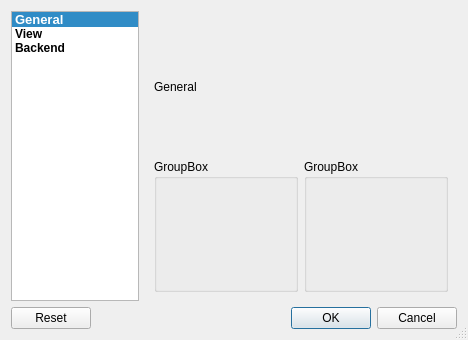
<?xml version="1.0" encoding="UTF-8"?>
<ui version="4.0">
 <class>ConfigDialog</class>
 <widget class="QDialog" name="ConfigDialog">
  <property name="geometry">
   <rect>
    <x>0</x>
    <y>0</y>
    <width>468</width>
    <height>340</height>
   </rect>
  </property>
  <property name="windowTitle">
   <string>Configuration</string>
  </property>
  <property name="sizeGripEnabled">
   <bool>true</bool>
  </property>
  <property name="modal">
   <bool>true</bool>
  </property>
  <layout class="QGridLayout" name="gridLayout">
   <item row="0" column="0">
    <widget class="QListWidget" name="listWidget">
     <property name="maximumSize">
      <size>
       <width>128</width>
       <height>16777215</height>
      </size>
     </property>
     <property name="horizontalScrollBarPolicy">
      <enum>Qt::ScrollBarAlwaysOff</enum>
     </property>
     <property name="iconSize">
      <size>
       <width>32</width>
       <height>32</height>
      </size>
     </property>
     <property name="currentRow">
      <number>0</number>
     </property>
     <item>
      <property name="text">
       <string>General</string>
      </property>
      <property name="font">
       <font>
        <pointsize>10</pointsize>
        <weight>75</weight>
        <bold>true</bold>
       </font>
      </property>
     </item>
     <item>
      <property name="text">
       <string>View</string>
      </property>
      <property name="font">
       <font>
        <weight>75</weight>
        <bold>true</bold>
       </font>
      </property>
     </item>
     <item>
      <property name="text">
       <string>Backend</string>
      </property>
      <property name="font">
       <font>
        <weight>75</weight>
        <bold>true</bold>
       </font>
      </property>
     </item>
    </widget>
   </item>
   <item row="0" column="1">
    <widget class="QStackedWidget" name="stackedWidget">
     <property name="currentIndex">
      <number>0</number>
     </property>
     <widget class="QWidget" name="page">
      <layout class="QGridLayout" name="gridLayout_2">
       <item row="0" column="0">
        <widget class="QLabel" name="label">
         <property name="text">
          <string>General</string>
         </property>
        </widget>
       </item>
       <item row="1" column="0">
        <widget class="QGroupBox" name="groupBox">
         <property name="title">
          <string>GroupBox</string>
         </property>
        </widget>
       </item>
       <item row="1" column="1">
        <widget class="QGroupBox" name="groupBox_2">
         <property name="title">
          <string>GroupBox</string>
         </property>
        </widget>
       </item>
      </layout>
     </widget>
     <widget class="QWidget" name="page_2">
      <layout class="QGridLayout" name="gridLayout_3">
       <item row="0" column="0">
        <widget class="QLabel" name="label_2">
         <property name="text">
          <string>View</string>
         </property>
        </widget>
       </item>
      </layout>
     </widget>
     <widget class="QWidget" name="page_3">
      <layout class="QGridLayout" name="gridLayout_4">
       <item row="0" column="0">
        <widget class="QLabel" name="label_3">
         <property name="text">
          <string>Backend</string>
         </property>
        </widget>
       </item>
      </layout>
     </widget>
    </widget>
   </item>
   <item row="1" column="0" colspan="2">
    <widget class="QDialogButtonBox" name="buttonBox">
     <property name="standardButtons">
      <set>QDialogButtonBox::Cancel|QDialogButtonBox::Ok|QDialogButtonBox::Reset</set>
     </property>
    </widget>
   </item>
  </layout>
 </widget>
 <resources/>
 <connections>
  <connection>
   <sender>listWidget</sender>
   <signal>currentRowChanged(int)</signal>
   <receiver>stackedWidget</receiver>
   <slot>setCurrentIndex(int)</slot>
   <hints>
    <hint type="sourcelabel">
     <x>131</x>
     <y>166</y>
    </hint>
    <hint type="destinationlabel">
     <x>387</x>
     <y>166</y>
    </hint>
   </hints>
  </connection>
 </connections>
</ui>
